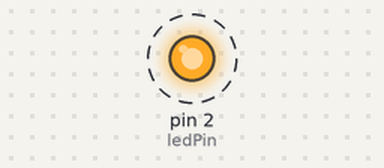
The sketch below on a simulated Arduino Uno, built with avr-gcc and run on an emulated ATmega328P. Parts: output pins drawn as LEDs (lit = HIGH). Dashed ring = blinking.

Above: at 0.2 s.
Timing chart, 0 to 3.0 s (numbered marks = the images above):
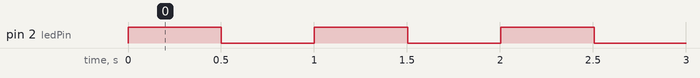

The sketch:

statemachine.ino
```cpp
#define ledPin 2
#define RESET 0
#define CHECKTIME 1
#define CHECKLEDSTATE 2
#define LEDON 3
#define LEDOFF 4
#define BLINK 500
long batdau;
long hientai;
byte state;
bool ledState;
void runningFunc();

void setup() {
  // put your setup code here, to run once:
pinMode(ledPin, OUTPUT);
digitalWrite(ledPin, HIGH);
state=RESET;
}

void loop() {
  runningFunc();
}

void runningFunc(){

  switch (state){
    case RESET:
      batdau=millis();
      if(true) state=CHECKTIME;
      break;
    case CHECKTIME:
      hientai=millis();
      if((hientai-batdau)>BLINK){
        state=CHECKLEDSTATE;
        }
      break;
    case CHECKLEDSTATE:
      ledState=digitalRead(ledPin);
      if(ledState==HIGH) state=LEDON;
      else state=LEDOFF;
      break;
    case LEDON:
      digitalWrite(ledPin,LOW);
      if(true) state=RESET;
      break;
    case LEDOFF:
      digitalWrite(ledPin,HIGH);
      if(true) state=RESET;
      break;

  }
}
```

Measured:
- by itself, pin 2 (ledPin): alternates HIGH for 0.50 s and LOW for 0.50 s
